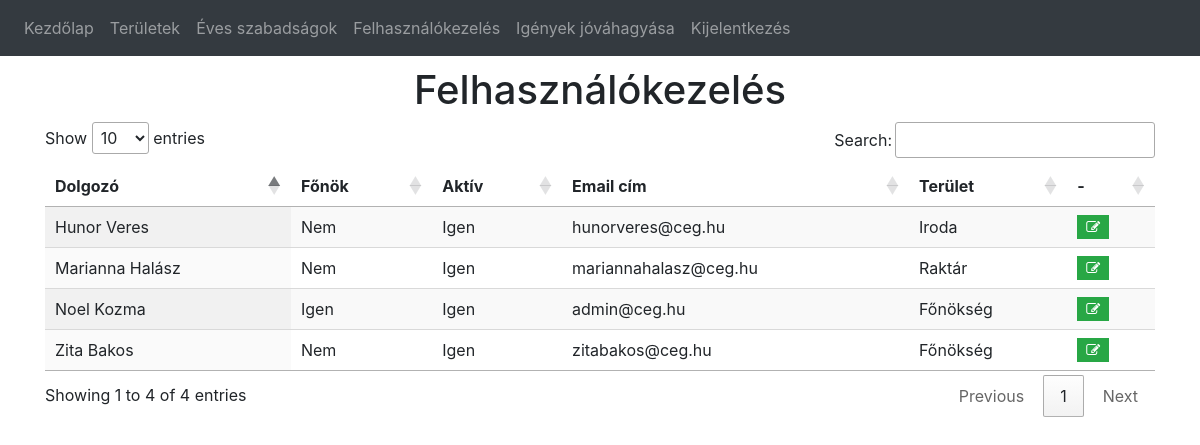
/usermanagement (signed in), run on an earlier commit of the app's database.
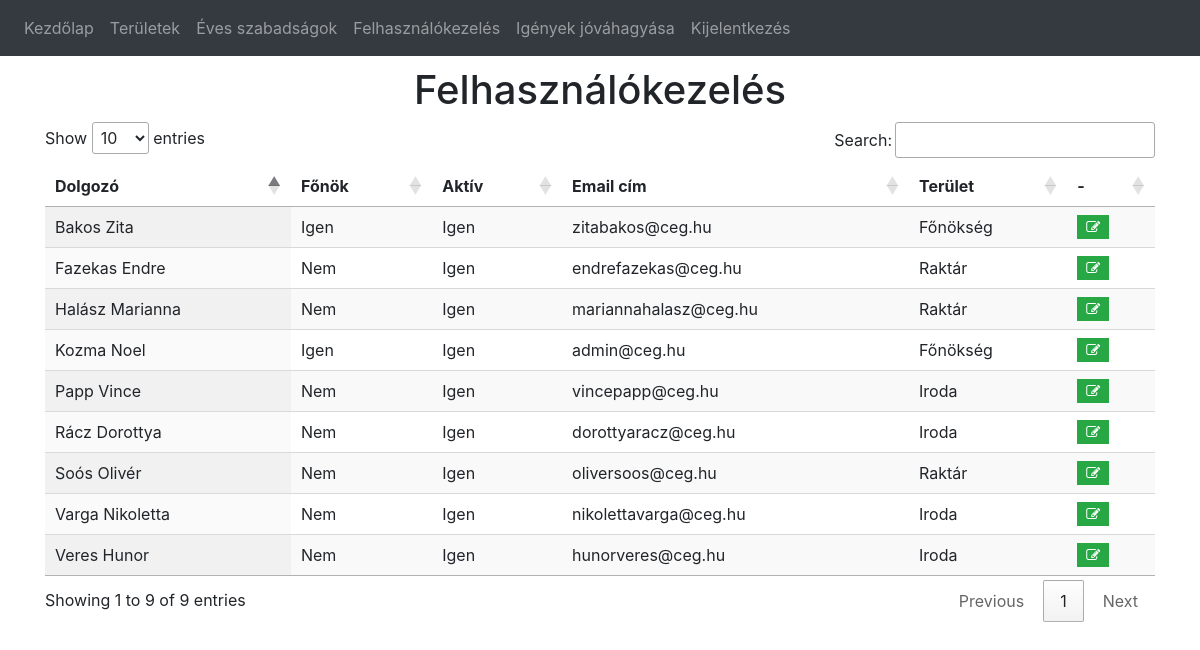
And on a later commit of the database.
### website/models.py (models this page shows)
class User(db.Model, UserMixin):
    id = db.Column(db.Integer, primary_key=True)
    email = db.Column(db.String(150), unique=True)
    password = db.Column(db.String(150))
    first_name = db.Column(db.String(150))
    is_boss = db.Column(db.Integer,nullable=False, default=0)
    is_active = db.Column(db.Integer,nullable=False, default=1)
    department_id = db.Column(db.Integer, db.ForeignKey('department.id'))
    departments = db.relationship('Department')
    annualholidays = db.relationship('AnnualHoliday', back_populates="user")
    holidays = db.relationship('Holiday', back_populates="user")

class Department(db.Model):
    id = db.Column(db.Integer, primary_key=True)
    data = db.Column(db.String(10000))
    date = db.Column(db.DateTime(timezone=True), default=func.now())
    min_employees = db.Column(db.Integer)

### website/users.py (the view)
@users.route('/usermanagement', methods=['GET', 'POST'])
@login_required
def usermanagement():
    if current_user.is_boss == 1:
        users = User.query.all()
        admin_is_it = False
    else:
        flash('Nincs hozzá jogosultságod!', category='error')
        return redirect("/")
    for user in users:
        admin_is_it = user.is_boss == 1
        if admin_is_it:
            break
    if not admin_is_it:
        new_user = User(email='admin@ceg.hu', first_name='admin', password=generate_password_hash('admin', method='sha256'),is_boss=1)
        db.session.add(new_user)
        db.session.commit()
        users = User.query.all()
    return render_template("usermanagement.html", user=current_user, users=users)

### website/templates/usermanagement.html (shortened to what this page needs)
{% extends "base.html" %} {% block title %}Felhasználókezelés{% endblock %}
{% block content %}
  <h1 align="center">Felhasználókezelés</h1>
  <table class="display" style="width:100%" id="datatable">
    <thead>
      <tr>
          <th>Dolgozó</th>
          <th>Főnök</th>
          <th>Aktív</th>
          <th>Email cím</th>
          <th>Terület</th>
          <th>-</th>
      </tr>
    </thead>
    <tbody>
      {% for usr in users %}
      <tr>
          <td>{{ usr.first_name }}</td>
          <td>
            {% if usr.is_boss == 1 %}
            Igen
            {% else %}
            Nem
            {% endif %}
          </td>
          <td>
            {% if usr.is_active == 1 %}
            Igen
            {% else %}
            Nem
            {% endif %}
          </td>
          <td>{{ usr.email }}</td>
          <td>{{ usr.departments.data }}</td>
          <td><a class="btn btn-success btn-sm rounded-0" href="/usermanagement/edit/{{usr.id}}"><i class="fa fa-edit"></i></a>
      </tr>
      {% endfor %}
    </tbody>
  </table>
  {% endblock %}

### website/templates/base.html (shortened to what this page needs)
<!DOCTYPE html lang="hu">
<html>
  <head>
    <link
      rel="stylesheet"
      href="https://stackpath.bootstrapcdn.com/bootstrap/4.4.1/css/bootstrap.min.css"
    />
    <link
      rel="stylesheet"
      href="https://stackpath.bootstrapcdn.com/font-awesome/4.7.0/css/font-awesome.min.css"
    />
    <link
      rel="stylesheet"
      href="https://cdn.datatables.net/1.11.5/css/jquery.dataTables.min.css"
    />
  </head>
  <body>
    <nav class="navbar navbar-expand-lg navbar-dark bg-dark">
      <div class="collapse navbar-collapse" id="navbar">
        <div class="navbar-nav">
          {% if user.is_authenticated %}
          <a class="nav-item nav-link" id="home" href="/">Kezdőlap</a>
          {% if user.is_boss %}
          <a class="nav-item nav-link" id="department" href="/department">Területek</a>
          <a class="nav-item nav-link" id="annualholiday" href="/annualholiday">Éves szabadságok</a>
          <a class="nav-item nav-link" id="usermanagement" href="/usermanagement">Felhasználókezelés</a>
          <a class="nav-item nav-link" id="accept" href="/accept">Igények jóváhagyása</a>
          {% endif %}
          <a class="nav-item nav-link" id="logout" href="/logout">Kijelentkezés</a>
          {% else %}
          <a class="nav-item nav-link" id="login" href="/login">Bejelentkezés</a>
          <a class="nav-item nav-link" id="signUp" href="/sign-up">Regisztráció</a>
          {% endif %}
        </div>
      </div>
    </nav>
    <div class="container">{% block content %} {% endblock %}</div>
  </body>
</html>

### website/templates/base.html (style rules this page uses)
.container { padding-top: 10; }

What changed in the data, as far as the page shows it:
changed User "mariannahalasz@ceg.hu": first_name "Marianna Halász" → "Halász Marianna"
changed User "admin@ceg.hu": first_name "Noel Kozma" → "Kozma Noel"
changed User "hunorveres@ceg.hu": first_name "Hunor Veres" → "Veres Hunor"
changed User "zitabakos@ceg.hu": first_name "Zita Bakos" → "Bakos Zita"; is_boss "Nem" → "Igen"
added User: first_name "Rácz Dorottya", is_boss "Nem", is_active "Igen", email "dorottyaracz@ceg.hu", departments.data "Iroda"
added User: first_name "Fazekas Endre", is_boss "Nem", is_active "Igen", email "endrefazekas@ceg.hu", departments.data "Raktár"
added User: first_name "Varga Nikoletta", is_boss "Nem", is_active "Igen", email "nikolettavarga@ceg.hu", departments.data "Iroda"
added User: first_name "Soós Olivér", is_boss "Nem", is_active "Igen", email "oliversoos@ceg.hu", departments.data "Raktár"
added User: first_name "Papp Vince", is_boss "Nem", is_active "Igen", email "vincepapp@ceg.hu", departments.data "Iroda"
Also different on the page:
text written by a page script: "Show entries Search: Showing 1 to 4 of 4 entries Previous 1 Next" → "Show entries Search: Showing 1 to 9 of 9 entries Previous 1 Next"
